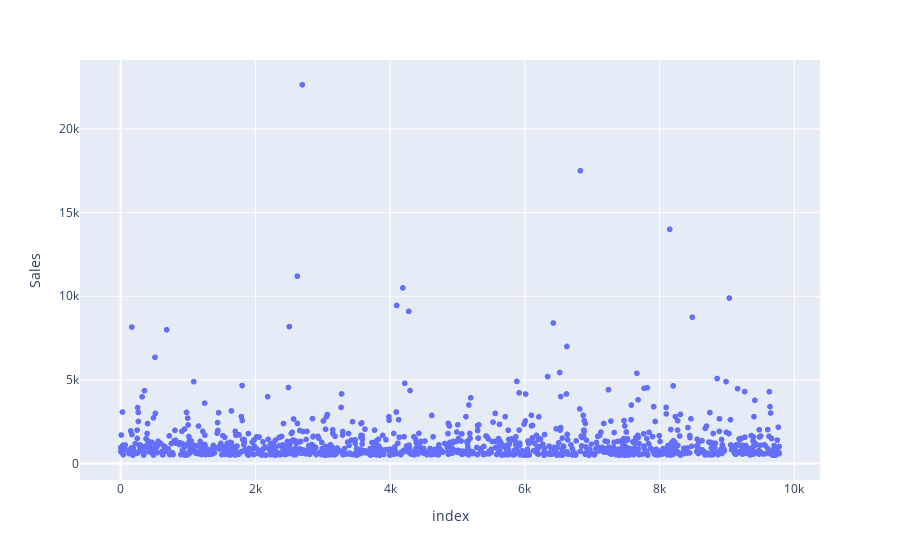

Notebook code for this chart:
### Code cell
# lst's do scatter plot for it to more visualize 
fig = px.scatter(df.iloc[outliers] , y = 'Sales')
fig.show()

### Figure 1 — Plotly figure (JSON) as saved in the notebook; plotly's stock layout.template omitted (floating-point values rounded to 4 significant figures; data arrays with more than 128 entries replaced by an {"elided": "..."} marker saying what was removed)
{"data": [{"hovertemplate": "index=%{x}<br>Sales=%{y}<extra></extra>", "legendgroup": "", "marker": {"color": "#636efa", "symbol": "circle"}, "mode": "markers", "name": "", "showlegend": false, "type": "scattergl", "x": {"elided": "1141 int values"}, "xaxis": "x", "y": {"elided": "1141 float values"}, "yaxis": "y"}], "layout": {"legend": {"tracegroupgap": 0}, "margin": {"t": 60}, "xaxis": {"anchor": "y", "domain": [0, 1], "title": {"text": "index"}}, "yaxis": {"anchor": "x", "domain": [0, 1], "title": {"text": "Sales"}}}}
